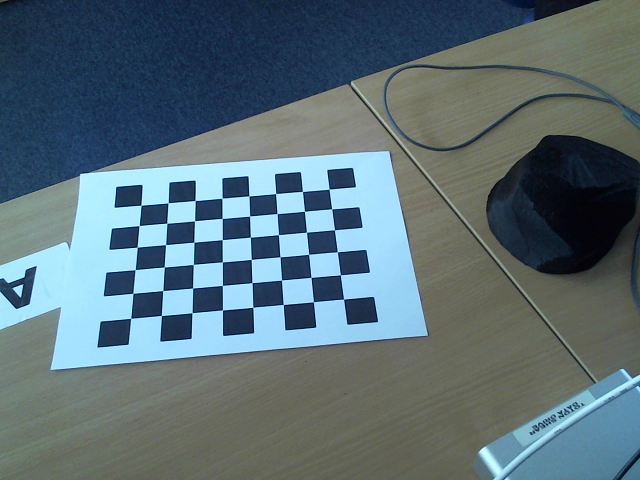
#> input picture Test/Calibration/Right/calibration_frame_00.png, 640 x 480 px, given as the content of the folder Test/Calibration/Right/calibration_frame_00.pngRight, which was not available
$ python camera_calibrate.py Test/Calibration/Right/calibration_frame_00.png
#> lines starting #> are read from the running program, lines starting #| are printed output that depends on the picture; pictures that were not available may be replaced by others from this repository, and a replacement may not be noted
import numpy as np
import cv2
import glob
import argparse


class StereoCalibration(object):
    def __init__(self, filepath):
        # termination criteria
        self.criteria = (cv2.TERM_CRITERIA_EPS +
                         cv2.TERM_CRITERIA_MAX_ITER, 30, 0.001)
        self.criteria_cal = (cv2.TERM_CRITERIA_EPS +
                             cv2.TERM_CRITERIA_MAX_ITER, 100, 1e-5)

        # prepare object points, like (0,0,0), (1,0,0), (2,0,0) ....,(6,5,0)
        self.objp = np.zeros((9*6, 3), np.float32)
        self.objp[:, :2] = np.mgrid[0:9, 0:6].T.reshape(-1, 2)

        # Arrays to store object points and image points from all the images.
        self.objpoints = []  # 3d point in real world space
        self.imgpoints_l = []  # 2d points in image plane.
        self.imgpoints_r = []  # 2d points in image plane.

        self.cal_path = filepath
        self.read_images(self.cal_path)

    def read_images(self, cal_path):
        images_right = glob.glob(cal_path + 'Right/*.png')
        images_left = glob.glob(cal_path + 'Left/*.png')
        images_left.sort()
        images_right.sort()

        for i, fname in enumerate(images_right):
            img_l = cv2.imread(images_left[i])
#> img_l is the input picture: shape (480, 640, 3); mean B, G, R 118.7, 110.4, 90.7
            img_r = cv2.imread(images_right[i])

            gray_l = cv2.cvtColor(img_l, cv2.COLOR_BGR2GRAY)
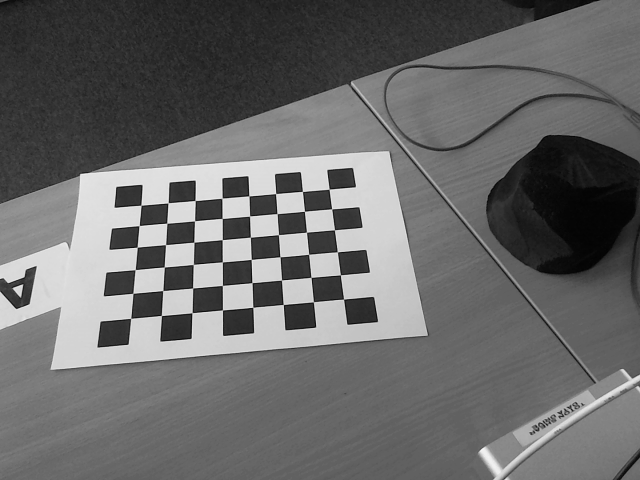
#> gray_l: shape (480, 640); min 3, max 244, mean 105.4
            gray_r = cv2.cvtColor(img_r, cv2.COLOR_BGR2GRAY)

            # Find the chess board corners
            ret_l, corners_l = cv2.findChessboardCorners(gray_l, (9, 6), None)
#> ret_l = False; corners_l = None
            ret_r, corners_r = cv2.findChessboardCorners(gray_r, (9, 6), None)
#> ret_r = False; corners_r = None

            # If found, add object points, image points (after refining them)
            self.objpoints.append(self.objp)

            if ret_l is True:
                rt = cv2.cornerSubPix(gray_l, corners_l, (11, 11),
                                      (-1, -1), self.criteria)
                self.imgpoints_l.append(corners_l)

                # Draw and display the corners
                ret_l = cv2.drawChessboardCorners(img_l, (9, 6),
                                                  corners_l, ret_l)
                cv2.imshow(images_left[i], img_l)
                cv2.waitKey(500)

            if ret_r is True:
                rt = cv2.cornerSubPix(gray_r, corners_r, (11, 11),
                                      (-1, -1), self.criteria)
                self.imgpoints_r.append(corners_r)

                # Draw and display the corners
                ret_r = cv2.drawChessboardCorners(img_r, (9, 6),
                                                  corners_r, ret_r)
                cv2.imshow(images_right[i], img_r)
                cv2.waitKey(500)
            img_shape = gray_l.shape[::-1]
#> img_shape = (640, 480)

#> (the run stopped early here; a loop or call above may not have finished)

$ run again, on Test/Calibration/Right/calibration_frame_04.png
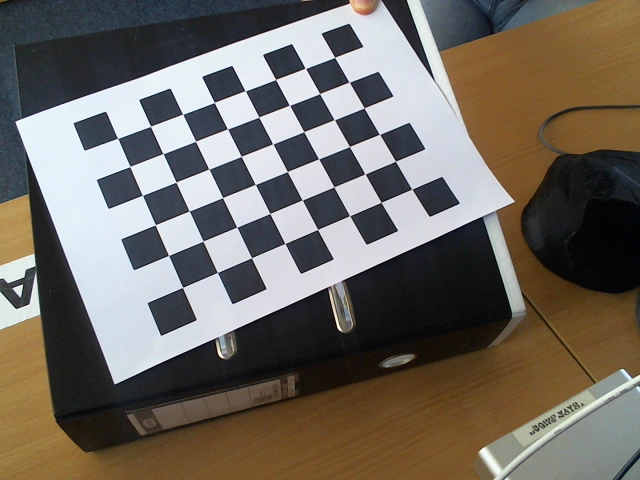
#> input picture Test/Calibration/Right/calibration_frame_04.png, 640 x 480 px, given as the content of the folder Test/Calibration/Right/calibration_frame_04.pngRight, which was not available
#> in read_images, img_l is the input picture: shape (480, 640, 3); mean B, G, R 97.2, 105.7, 112
#> in read_images, `gray_l = cv2.cvtColor(img_l, cv2.COLOR_BGR2GRAY)`:
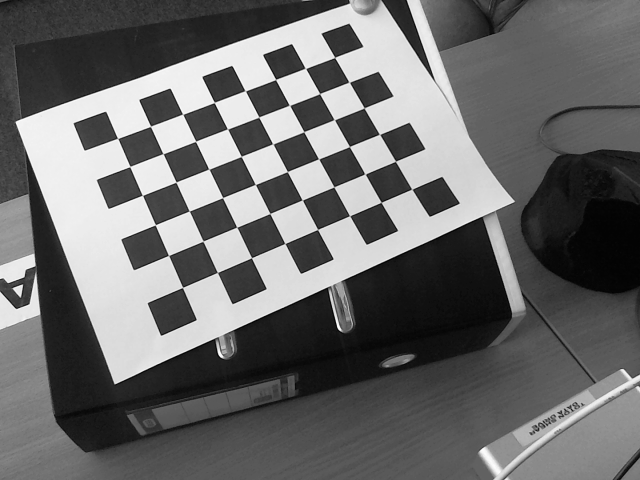
#> gray_l: shape (480, 640); min 2, max 253, mean 106.6
#> ret_l = False; corners_l = None
#> ret_r = False; corners_r = None

$ run again, on Test/Calibration/Right/calibration_frame_05.png
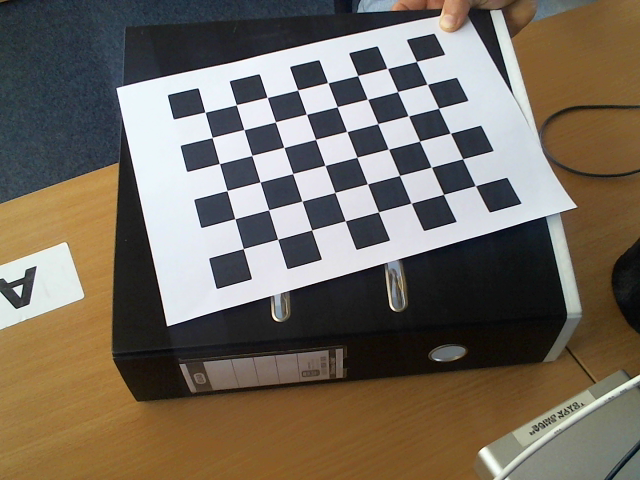
#> input picture Test/Calibration/Right/calibration_frame_05.png, 640 x 480 px, given as the content of the folder Test/Calibration/Right/calibration_frame_05.pngRight, which was not available
#> in read_images, img_l is the input picture: shape (480, 640, 3); mean B, G, R 94.2, 106.5, 115.7
#> in read_images, `gray_l = cv2.cvtColor(img_l, cv2.COLOR_BGR2GRAY)`:
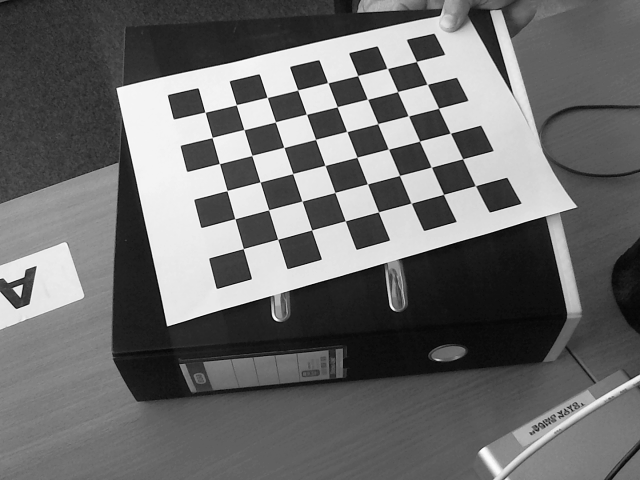
#> gray_l: shape (480, 640); min 2, max 253, mean 107.8
#> ret_l = False; corners_l = None
#> ret_r = False; corners_r = None

$ run again, on Test/Calibration/Right/calibration_frame_06.png
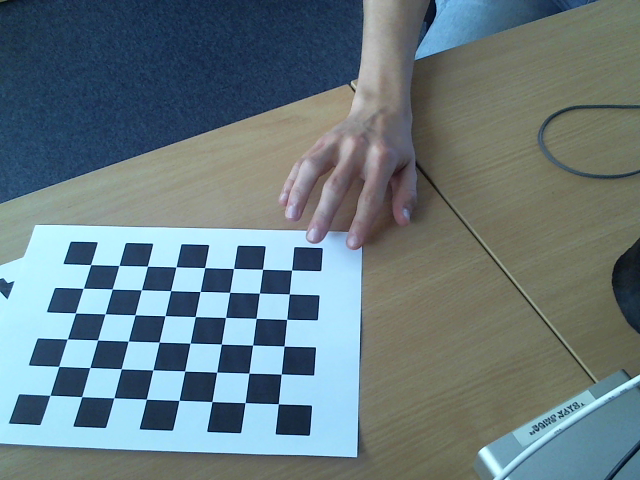
#> input picture Test/Calibration/Right/calibration_frame_06.png, 640 x 480 px, given as the content of the folder Test/Calibration/Right/calibration_frame_06.pngRight, which was not available
#> in read_images, img_l is the input picture: shape (480, 640, 3); mean B, G, R 128.5, 122.7, 104
#> in read_images, `gray_l = cv2.cvtColor(img_l, cv2.COLOR_BGR2GRAY)`:
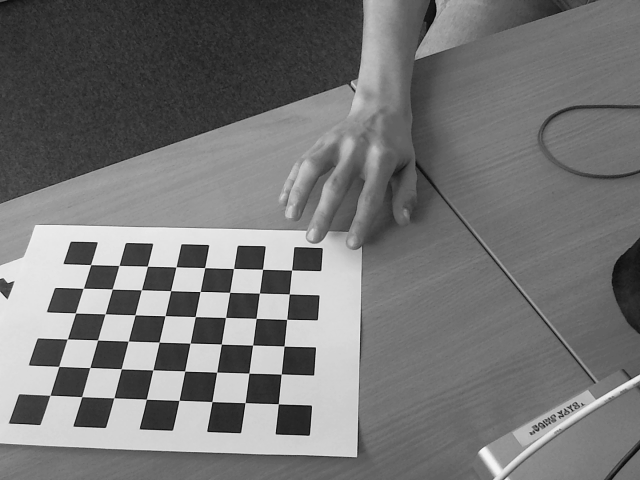
#> gray_l: shape (480, 640); min 6, max 246, mean 117.8
#> ret_l = False; corners_l = None
#> ret_r = False; corners_r = None
